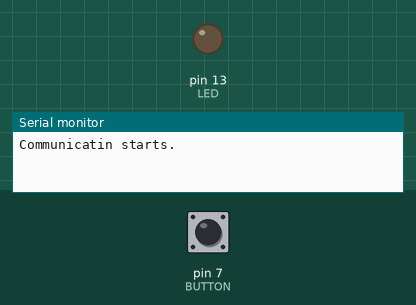
A sketch run on a simulated Arduino Uno, built with avr-gcc and run on an emulated ATmega328P. Parts: output pins drawn as LEDs (lit = HIGH), the last lines printed to the serial monitor. The test bench sets the inputs (shaded band); at power-on: pin 7 (BUTTON) LOW.

Above: at 1.2 s.
1.3 s: pin 7 (BUTTON) pulled HIGH for 0.15 s
At 1.7 s:
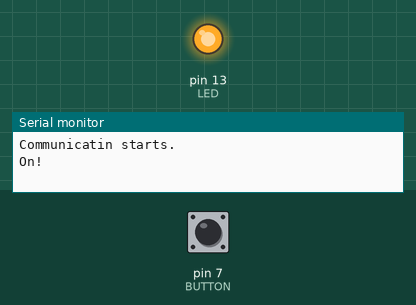
2.9 s: pin 7 (BUTTON) pulled HIGH for 1 s
At 4.1 s:
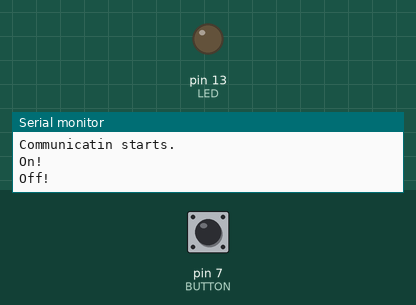
5.4 s: pin 7 (BUTTON) pulled HIGH for 3.2 s
At 6.0 s:
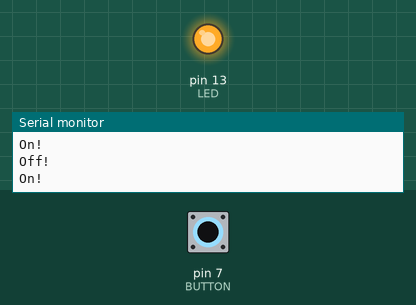
Timing chart, 0 to 8.4 s (numbered marks = the images above; inputs shaded):
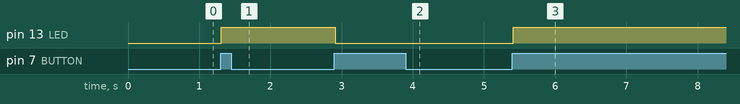

Measured:
- after the input at 1.3 s, pin 13 (LED): LOW → HIGH at once
- after the input at 2.9 s, pin 13 (LED): HIGH → LOW at once
- after the input at 5.4 s, pin 13 (LED): LOW → HIGH at once

The sketch:

e_05_serial_02_one_button.ino
```cpp
/*
  File: e_05_serial_02_one_button.ino
  Behavior: Push the button; the message shows up
  Ports used:
        13  => Output
  Date: 2013/04/07 15:52:06
  Memo: Code changed to modelate the behavior(Banzi:41)
        1. Counter measure for the bouncing of the push switch

*/

/**********************************************
    Variables
***********************************************/
const int LED     = 13;    // Port 13 => Output (Connect the anode of the LED to this port)
const int BUTTON  = 7;    // Port 7 => Pin for the push button

int val            = 0;    // Keeps the state of the input pin, i.e. the pin 7
int old_val        = 0;    // Keeps the previous value of "val", i.e. the pin 7
int state          = 0;    // Keeps the state of the LED (0 => Off, 1 => On)

int message_state  = 0;

/**********************************************
    Badic methods
***********************************************/
void setup()                    // run once, when the sketch starts
{
  Serial.begin(9600);           // set up Serial library at 9600 bps

//  Serial.println("Hello world!");  // prints hello with ending line break
  Serial.println("Communicatin starts.");  // prints hello with ending line break

  pinMode(LED, OUTPUT);
  pinMode(BUTTON, INPUT);

}

void loop()                       // run over and over again
{
                                  // do nothing!
    val = digitalRead(BUTTON);

    // Set the state
    if ((val == HIGH) && (old_val == LOW)) {

      state = 1 - state;

      delay(10);

    }

    // Store the value of "val"
    old_val = val;

    // Controll the LED
    if (state == 1) {

      digitalWrite(LED, HIGH);

      if (message_state == 0) {

          Serial.println("On!");  // prints hello with ending line break

          message_state = 1;

      }

    } else {

      digitalWrite(LED, LOW);

      if (message_state == 1) {

          Serial.println("Off!");  // prints hello with ending line break

          message_state = 0;

      }

    }//if (state == 1) {

}

/**********************************************
    Methods
***********************************************/
```
